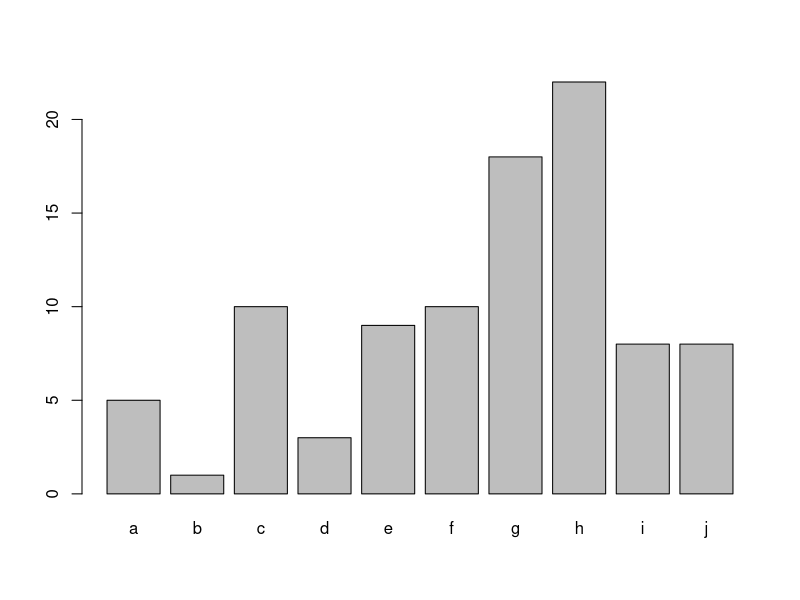
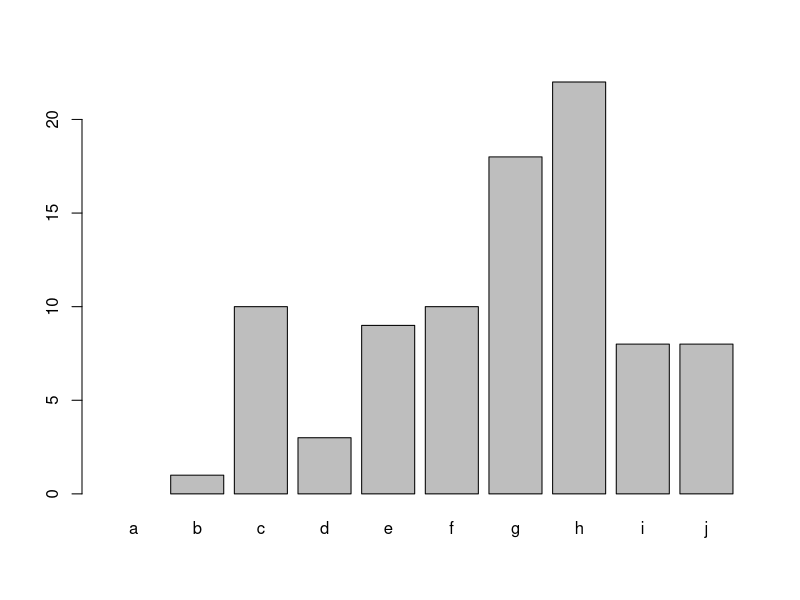

R code for these plots, in order:
## ---- chunk 1
set.seed(42)
## ---- chunk 2
species_n = c(a = 5, b = 1, c = 10, d = 3, 
              e = 9, f = 10, g = 18, 
              h = 22, i = 8, j = 8)
barplot(species_n) #<<
## ---- chunk 3
n_total = 0
for(i in seq_along(species_n)){
  n_total <- n_total + species_n[i]
}
n_total
## ---- chunk 4
props = species_n / n_total
round(props, 2) # Only print 2 decimal places
## ---- chunk 5
D = 0
names(D) = "Simpson"
for(i in seq_along(props)){
  D = D + props[i]^2
}
D
## ---- chunk 6
H = 0
names(H) = "Shannon"
for(i in seq_along(props)){
  H = H - props[i] * log(props[i])
}
H
## ---- chunk 7
species_n = c(a = NA, b = 1, c = 10, d = 3, #<<
              e = 9, f = 10, g = 18, 
              h = 22, i = 8, j = 8)
barplot(species_n) 
## ---- chunk 8
1 + NA
## ---- chunk 9
n_total = 0
for(i in seq_along(species_n)){
  n_total <- n_total + species_n[i]
}
n_total
## ---- chunk 10
head(species_n == 0, 5)
head(is.na(species_n), 5)
## ---- chunk 11
(species_n <- species_n[!is.na(species_n)])
(species_n <- species_n[species_n != 0])
## ---- chunk 12
species_n = c(a = 5, b = 1, c = 10, d = 3, e = 9, f = 10, g = 18, h = 22, i = 8, j = 8)
n_total = 0
for (i in seq_along(species_n)) {
  n_total <- n_total + species_n[i] 
}
props = species_n / n_total
D = 0
names(D) = "Simpson"
for(i in seq_along(props)){
  D = D + props[i]^2
}
D
## ---- chunk 13
Simpson <- function(x){
  n = sum(x)
  p = x/n
  D = sum(p**2)
  return(c(Simpson = D))
}
Simpson(species_n)
## ---- chunk 14
species_n = c(a = 5, b = 1, c = 10, d = 3, e = 9, f = 10, g = 18, h = 22, i = 8, j = 8)
n_total = 0#<<
for (i in seq_along(species_n)) {#<<
  n_total <- n_total + species_n[i] #<<
} #<<
props = species_n / n_total
D = 0
names(D) = "Simpson"
for(i in seq_along(props)){
  D = D + props[i]^2
}
D
## ---- chunk 15
Simpson <- function(x){
  n = sum(x)#<<
  p = x/n
  D = sum(p**2)
  return(c(Simpson = D))
}
Simpson(species_n)
## ---- chunk 16
species_n = c(a = 5, b = 1, c = 10, d = 3, e = 9, f = 10, g = 18, h = 22, i = 8, j = 8)
n_total = 0
for (i in seq_along(species_n)) {
  n_total <- n_total + species_n[i] 
}
props = species_n / n_total#<<
D = 0
names(D) = "Simpson"
for(i in seq_along(props)){
  D = D + props[i]^2
}
D
## ---- chunk 17
Simpson <- function(x){
  n = sum(x)
  p = x/n #<<
  D = sum(p**2)
  return(c(Simpson = D))
}
Simpson(species_n)
## ---- chunk 18
species_n = c(a = 5, b = 1, c = 10, d = 3, e = 9, f = 10, g = 18, h = 22, i = 8, j = 8)
n_total = 0
for (i in seq_along(species_n)) {
  n_total <- n_total + species_n[i] 
}
props = species_n / n_total
D = 0#<<
names(D) = "Simpson"#<<
for(i in seq_along(props)){#<<
  D = D + props[i]^2#<<
} #<<
D
## ---- chunk 19
Simpson <- function(x){
  n = sum(x)
  p = x/n
  D = sum(p**2)#<<
  return(c(Simpson = D))#<<
}
Simpson(species_n)
## ---- chunk 20
species_n = c(a = 5, b = 1, c = 10, d = 3, e = 9, f = 10, g = 18, h = 22, i = 8, j = 8)
n_total = 0
for (i in seq_along(species_n)) {
  n_total <- n_total + species_n[i] 
}
props = species_n / n_total
D = 0
names(D) = "Simpson"
for(i in seq_along(props)){
  D = D + props[i]^2
}
D #<<
## ---- chunk 21
Simpson <- function(x){
  n = sum(x)
  p = x/n
  D = sum(p**2)
  return(c(Simpson = D))
}
Simpson(species_n)#<<
## ---- chunk 22
Simpson <- function(x){
  n = sum(x) #<<
  p = x/n    #<<
  D = sum(p^2)
  return(c(Simpson = D))
}

Shannon <- function(x){
  n = sum(x)  #<<
  p = x/n     #<<
  H = -sum(p*log(p))
  return(c(Shannon = H))
}
## ---- chunk 23
getProb = function(x) x/sum(x)  #<<

Simpson <- function(x){
  p = getProb(x)
  D = sum(p^2)
  return(c(Simpson = D))
}

Shannon <- function(x){
  p = getProb(x)
  H = -sum(p*log(p))
  return(c(Shannon = H))
}
## ---- chunk 24
`+`(1, 2) # 1 + 2
`==`(2, "a") # 1 == "a"
`<-`(a, 1) # a <- 1
a
## ---- chunk 25
x = list(1, 2, "b")
`[[`(x, 3) # x[[3]]
## ---- chunk 26
sum_x <- function(x) {
  f <- function(y) y + x
  f
}
sum_4 = sum_x(4)
sum_4(3)
## ---- chunk 27
fs = list(mean, median, var)
x = 1:10
c(fs[[1]](x), fs[[2]](x), fs[[3]](x))
## ---- chunk 28
goh <- function(x, g, h){
  h_x <- h(x)
  gh_x <- g(h_x)
  return(gh_x)
}
x = rexp(10)
x
square <- function(x){x**2}
goh(x, mean, square)
## ---- chunk 29
x = rexp(10)
x_square = square(x)
mean(x_square)
## ---- chunk 30
mean(square(x))
## ---- chunk 31
x |> square() |> mean()
## ---- chunk 32
f <- function(x, y) {
  # A comment
  x + y
}

formals(f)
## ---- chunk 33
body(f)
environment(f)
## ---- chunk 34
x = rcauchy(100)
mean(x)
mean(x, trim = 0.1)
mean(x, 0.1)
mean(trim = 0.1, x)
## ---- chunk 35
# Function with multiple default arguments
calculate_area <- function(length = 1, width = 1) {
  length * width
}

# Call the function
calculate_area()  # Uses both defaults
calculate_area(4)  # Overrides length, uses default width
calculate_area(4, 5)  # Overrides both length and width
## ---- chunk 36
f <- function(y, z) {
  c(y = y, z = z)
}

g <- function(x, ...) {
  x + mean(f(...))
}

g(x = 1, y = 2, z = 3)
## ---- chunk 37
x <- 2
g <- function() {
  y <- 1
  c(x, y)
}
g()
## ---- chunk 38
f <- function(x, ...){
  UseMethod("f")
}
f.default <- function(x){
  print(paste("This is the default method. x equals:", x))
}
f.list <- function(x){
  arg = deparse(substitute(x)) 
  print(paste(arg , "is a list."))
}
## ---- chunk 39
num = 17
l1 = list(x = 1)
f(num) 
f(l1)
## ---- chunk 40
print.my_class <- function(x){
  print("x is a my_class object")
  print.default(num)
}
class(num) <- "my_class"
print(num)
## ---- chunk 41
methods("mean")
